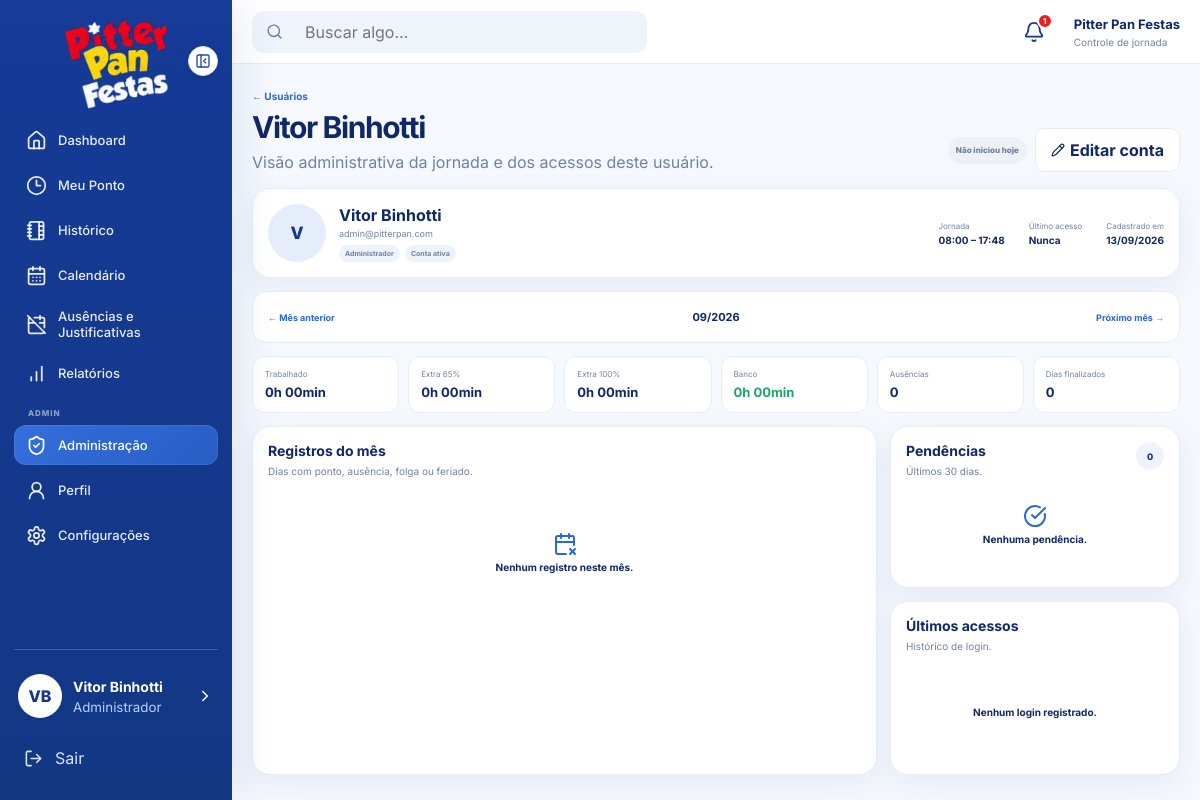
Screenshot of /public/?route=admin-user&id=1 (signed in) with the database file from the repository.
### tables this page shows
CREATE TABLE users (
    id BIGINT UNSIGNED AUTO_INCREMENT PRIMARY KEY,
    name VARCHAR(120) NOT NULL,
    email VARCHAR(160) NOT NULL UNIQUE,
    password VARCHAR(255) NOT NULL,
    role ENUM('admin', 'employee') NOT NULL DEFAULT 'employee',
    salary DECIMAL(10,2) NULL,
    daily_minutes SMALLINT UNSIGNED NOT NULL DEFAULT 528 COMMENT '8h48 = 528 minutos',
    monthly_hours SMALLINT UNSIGNED NOT NULL DEFAULT 220,
    workday_start TIME NOT NULL DEFAULT '08:00:00',
    workday_end TIME NOT NULL DEFAULT '17:48:00',
    lunch_start_time TIME NOT NULL DEFAULT '12:00:00',
    lunch_minutes SMALLINT UNSIGNED NOT NULL DEFAULT 60,
    theme ENUM('light', 'dark') NOT NULL DEFAULT 'light',
    notifications_enabled TINYINT(1) NOT NULL DEFAULT 1,
    browser_notifications TINYINT(1) NOT NULL DEFAULT 0,
    notification_before_minutes SMALLINT UNSIGNED NOT NULL DEFAULT 10,
    notification_after_minutes SMALLINT UNSIGNED NOT NULL DEFAULT 5,
    notify_entry_enabled TINYINT(1) NOT NULL DEFAULT 1,
    notify_lunch_start_enabled TINYINT(1) NOT NULL DEFAULT 1,
    notify_lunch_return_enabled TINYINT(1) NOT NULL DEFAULT 1,
    notify_clock_out_enabled TINYINT(1) NOT NULL DEFAULT 1,
    avatar_path VARCHAR(255) NULL,
    is_active TINYINT(1) NOT NULL DEFAULT 1,
    created_at TIMESTAMP NOT NULL DEFAULT CURRENT_TIMESTAMP,
    updated_at TIMESTAMP NOT NULL DEFAULT CURRENT_TIMESTAMP ON UPDATE CURRENT_TIMESTAMP
);

### app/Views/admin/user.php (the view, shortened to what the rows shown need)
<?php
function adminDetailMinutes(int $minutes): string
{
    $sign = $minutes < 0 ? '-' : '';
    $minutes = abs($minutes);
    return $sign . intdiv($minutes, 60) . 'h '
        . str_pad((string)($minutes % 60), 2, '0', STR_PAD_LEFT)
        . 'min';
}
?>
<div class="page-heading admin-page-heading">
    <div>
        <a href="<?= url('admin-users') ?>" class="admin-back-link">← Usuários</a>
        <h1><?= e($selectedUser['name']) ?></h1>
        <p>Visão administrativa da jornada e dos acessos deste usuário.</p>
    </div>
</div>
<section class="panel admin-user-hero">
    <div class="admin-user-hero-main">
        <span class="admin-user-avatar large">
            <?php if (!empty($selectedUser['avatar_path'])): ?>
                <img src="<?= config('app.url') . '/' . e($selectedUser['avatar_path']) ?>" alt="">
            <?php else: ?>
                <?= e(mb_strtoupper(mb_substr($selectedUser['name'], 0, 1))) ?>
            <?php endif; ?>
        </span>
        <div>
            <strong><?= e($selectedUser['name']) ?></strong>
            <span><?= e($selectedUser['email']) ?></span>
            <div class="admin-user-meta-badges">
                <em><?= $selectedUser['role'] === 'admin' ? 'Administrador' : 'Colaborador' ?></em>
                <em><?= (int)$selectedUser['is_active'] === 1 ? 'Conta ativa' : 'Conta inativa' ?></em>
            </div>
        </div>
    </div>
    <div class="admin-user-hero-meta">
        <div>
            <small>Jornada</small>
            <strong>
                <?= e(substr($selectedUser['workday_start'], 0, 5)) ?>
                – <?= e(substr($selectedUser['workday_end'], 0, 5)) ?>
            </strong>
        </div>
        <div>
            <small>Cadastrado em</small>
            <strong><?= date('d/m/Y', strtotime($selectedUser['created_at'])) ?></strong>
        </div>
    </div>
</section>
<div class="admin-user-summary-grid">
    <article><span>Trabalhado</span><strong><?= e(adminDetailMinutes($totals['worked'])) ?></strong></article>
    <article><span>Extra 65%</span><strong><?= e(adminDetailMinutes($totals['extra65'])) ?></strong></article>
    <article><span>Extra 100%</span><strong><?= e(adminDetailMinutes($totals['extra100'])) ?></strong></article>
    <article class="<?= $totals['bank'] >= 0 ? 'positive' : 'negative' ?>">
        <span>Banco</span><strong><?= $totals['bank'] > 0 ? '+' : '' ?><?= e(adminDetailMinutes($totals['bank'])) ?></strong>
    </article>
    <article><span>Ausências</span><strong><?= (int)$totals['absences'] ?></strong></article>
    <article><span>Dias finalizados</span><strong><?= (int)$totals['completed'] ?></strong></article>
</div>

### app/Views/layouts/app.php (shortened to what the rows shown need)
<?php
$currentUser = authUser();
$viewUser = $user ?? null;
$theme = $viewUser['theme'] ?? 'light';
?>
<!DOCTYPE html>
<html lang="pt-BR">
<head>
    <link rel="stylesheet" href="<?= asset('css/app.css') ?>">
</head>
<body class="<?= $theme === 'dark' ? 'theme-dark' : 'theme-light' ?>">
<div class="app-shell">
    <aside class="sidebar" id="sidebar">
        <div class="sidebar-footer">
            <a href="<?= url('profile') ?>" class="mini-profile" data-tooltip="Perfil">
                <span class="mini-profile-text">
                    <strong><?= e($currentUser['name'] ?? 'Usuário') ?></strong>
                    <small><?= isAdmin() ? 'Administrador' : 'Colaborador' ?></small>
                </span>
            </a>
        </div>
    </aside>
    <main class="main-content">
        <section class="page-content">
            <?php require $viewFile; ?>
        </section>
    </main>
</div>
</body>
</html>

### rows the page displays
users: name "Vitor Binhotti", name "V", email "admin@pitterpan.com", workday_start "08:00", workday_end "17:48", created_at "13/09/2026", browser_notifications "0h 00min", browser_notifications "0"

### other values shown
$initials ?: 'U' "VB"
count($smartNotifications) "1"
$statusMeta[0] "Não iniciou hoje"
date('m/Y', strtotime($month . '-01')) "09/2026"
count($issues) "0"
